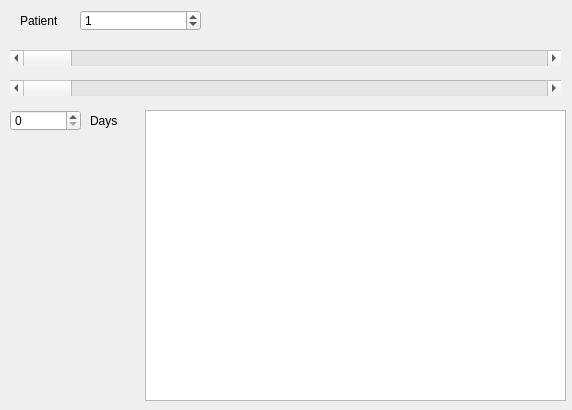
<?xml version="1.0" encoding="UTF-8"?>
<ui version="4.0">
 <class>QueryDialog</class>
 <widget class="QDialog" name="QueryDialog">
  <property name="geometry">
   <rect>
    <x>0</x>
    <y>0</y>
    <width>572</width>
    <height>410</height>
   </rect>
  </property>
  <property name="sizePolicy">
   <sizepolicy hsizetype="Fixed" vsizetype="Fixed">
    <horstretch>0</horstretch>
    <verstretch>0</verstretch>
   </sizepolicy>
  </property>
  <property name="windowTitle">
   <string>Medicaion Query</string>
  </property>
  <widget class="QLabel" name="label">
   <property name="geometry">
    <rect>
     <x>90</x>
     <y>110</y>
     <width>41</width>
     <height>21</height>
    </rect>
   </property>
   <property name="text">
    <string>Days</string>
   </property>
  </widget>
  <widget class="QListWidget" name="med_orde_list">
   <property name="geometry">
    <rect>
     <x>145</x>
     <y>110</y>
     <width>421</width>
     <height>291</height>
    </rect>
   </property>
  </widget>
  <widget class="QSpinBox" name="day_offset">
   <property name="geometry">
    <rect>
     <x>10</x>
     <y>110</y>
     <width>71</width>
     <height>21</height>
    </rect>
   </property>
   <property name="maximum">
    <number>10000</number>
   </property>
  </widget>
  <widget class="QScrollBar" name="scroll0">
   <property name="geometry">
    <rect>
     <x>10</x>
     <y>50</y>
     <width>551</width>
     <height>16</height>
    </rect>
   </property>
   <property name="orientation">
    <enum>Qt::Horizontal</enum>
   </property>
  </widget>
  <widget class="QScrollBar" name="scroll1">
   <property name="geometry">
    <rect>
     <x>10</x>
     <y>80</y>
     <width>551</width>
     <height>16</height>
    </rect>
   </property>
   <property name="orientation">
    <enum>Qt::Horizontal</enum>
   </property>
  </widget>
  <widget class="QLabel" name="label_2">
   <property name="geometry">
    <rect>
     <x>20</x>
     <y>10</y>
     <width>51</width>
     <height>21</height>
    </rect>
   </property>
   <property name="text">
    <string>Patient</string>
   </property>
  </widget>
  <widget class="QSpinBox" name="patient_id">
   <property name="geometry">
    <rect>
     <x>80</x>
     <y>10</y>
     <width>121</width>
     <height>21</height>
    </rect>
   </property>
   <property name="maximum">
    <number>100000</number>
   </property>
   <property name="value">
    <number>1</number>
   </property>
  </widget>
 </widget>
 <resources/>
 <connections/>
</ui>
